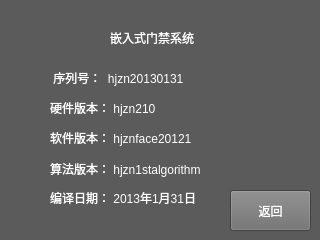
<?xml version="1.0" encoding="UTF-8"?>
<ui version="4.0">
 <class>Version</class>
 <widget class="QWidget" name="Version">
  <property name="geometry">
   <rect>
    <x>0</x>
    <y>0</y>
    <width>320</width>
    <height>240</height>
   </rect>
  </property>
  <property name="palette">
   <palette>
    <active>
     <colorrole role="WindowText">
      <brush brushstyle="SolidPattern">
       <color alpha="255">
        <red>255</red>
        <green>255</green>
        <blue>255</blue>
       </color>
      </brush>
     </colorrole>
     <colorrole role="ButtonText">
      <brush brushstyle="SolidPattern">
       <color alpha="255">
        <red>255</red>
        <green>255</green>
        <blue>255</blue>
       </color>
      </brush>
     </colorrole>
     <colorrole role="Base">
      <brush brushstyle="SolidPattern">
       <color alpha="255">
        <red>255</red>
        <green>255</green>
        <blue>255</blue>
       </color>
      </brush>
     </colorrole>
     <colorrole role="Window">
      <brush brushstyle="SolidPattern">
       <color alpha="255">
        <red>91</red>
        <green>91</green>
        <blue>91</blue>
       </color>
      </brush>
     </colorrole>
    </active>
    <inactive>
     <colorrole role="WindowText">
      <brush brushstyle="SolidPattern">
       <color alpha="255">
        <red>255</red>
        <green>255</green>
        <blue>255</blue>
       </color>
      </brush>
     </colorrole>
     <colorrole role="ButtonText">
      <brush brushstyle="SolidPattern">
       <color alpha="255">
        <red>255</red>
        <green>255</green>
        <blue>255</blue>
       </color>
      </brush>
     </colorrole>
     <colorrole role="Base">
      <brush brushstyle="SolidPattern">
       <color alpha="255">
        <red>255</red>
        <green>255</green>
        <blue>255</blue>
       </color>
      </brush>
     </colorrole>
     <colorrole role="Window">
      <brush brushstyle="SolidPattern">
       <color alpha="255">
        <red>91</red>
        <green>91</green>
        <blue>91</blue>
       </color>
      </brush>
     </colorrole>
    </inactive>
    <disabled>
     <colorrole role="WindowText">
      <brush brushstyle="SolidPattern">
       <color alpha="255">
        <red>120</red>
        <green>120</green>
        <blue>120</blue>
       </color>
      </brush>
     </colorrole>
     <colorrole role="ButtonText">
      <brush brushstyle="SolidPattern">
       <color alpha="255">
        <red>120</red>
        <green>120</green>
        <blue>120</blue>
       </color>
      </brush>
     </colorrole>
     <colorrole role="Base">
      <brush brushstyle="SolidPattern">
       <color alpha="255">
        <red>91</red>
        <green>91</green>
        <blue>91</blue>
       </color>
      </brush>
     </colorrole>
     <colorrole role="Window">
      <brush brushstyle="SolidPattern">
       <color alpha="255">
        <red>91</red>
        <green>91</green>
        <blue>91</blue>
       </color>
      </brush>
     </colorrole>
    </disabled>
   </palette>
  </property>
  <property name="windowTitle">
   <string>Form</string>
  </property>
  <widget class="QLabel" name="label">
   <property name="geometry">
    <rect>
     <x>110</x>
     <y>30</y>
     <width>91</width>
     <height>16</height>
    </rect>
   </property>
   <property name="text">
    <string>嵌入式门禁系统</string>
   </property>
  </widget>
  <widget class="QLabel" name="label_2">
   <property name="geometry">
    <rect>
     <x>50</x>
     <y>70</y>
     <width>231</width>
     <height>16</height>
    </rect>
   </property>
   <property name="text">
    <string> 序列号：  hjzn20130131</string>
   </property>
  </widget>
  <widget class="QLabel" name="label_3">
   <property name="geometry">
    <rect>
     <x>50</x>
     <y>100</y>
     <width>141</width>
     <height>16</height>
    </rect>
   </property>
   <property name="text">
    <string>硬件版本： hjzn210</string>
   </property>
  </widget>
  <widget class="QLabel" name="label_4">
   <property name="geometry">
    <rect>
     <x>50</x>
     <y>130</y>
     <width>141</width>
     <height>16</height>
    </rect>
   </property>
   <property name="text">
    <string>软件版本： hjznface201212</string>
   </property>
  </widget>
  <widget class="QLabel" name="label_5">
   <property name="geometry">
    <rect>
     <x>50</x>
     <y>155</y>
     <width>161</width>
     <height>41</height>
    </rect>
   </property>
   <property name="text">
    <string>算法版本： hjzn1stalgorithm
</string>
   </property>
  </widget>
  <widget class="QLabel" name="label_6">
   <property name="geometry">
    <rect>
     <x>50</x>
     <y>190</y>
     <width>171</width>
     <height>16</height>
    </rect>
   </property>
   <property name="text">
    <string>编译日期： 2013年1月31日</string>
   </property>
  </widget>
  <widget class="QPushButton" name="versionreturnbnz">
   <property name="geometry">
    <rect>
     <x>230</x>
     <y>190</y>
     <width>81</width>
     <height>41</height>
    </rect>
   </property>
   <property name="palette">
    <palette>
     <active>
      <colorrole role="Button">
       <brush brushstyle="SolidPattern">
        <color alpha="255">
         <red>111</red>
         <green>111</green>
         <blue>111</blue>
        </color>
       </brush>
      </colorrole>
      <colorrole role="ButtonText">
       <brush brushstyle="SolidPattern">
        <color alpha="255">
         <red>255</red>
         <green>255</green>
         <blue>255</blue>
        </color>
       </brush>
      </colorrole>
     </active>
     <inactive>
      <colorrole role="Button">
       <brush brushstyle="SolidPattern">
        <color alpha="255">
         <red>111</red>
         <green>111</green>
         <blue>111</blue>
        </color>
       </brush>
      </colorrole>
      <colorrole role="ButtonText">
       <brush brushstyle="SolidPattern">
        <color alpha="255">
         <red>255</red>
         <green>255</green>
         <blue>255</blue>
        </color>
       </brush>
      </colorrole>
     </inactive>
     <disabled>
      <colorrole role="Button">
       <brush brushstyle="SolidPattern">
        <color alpha="255">
         <red>111</red>
         <green>111</green>
         <blue>111</blue>
        </color>
       </brush>
      </colorrole>
      <colorrole role="ButtonText">
       <brush brushstyle="SolidPattern">
        <color alpha="255">
         <red>120</red>
         <green>120</green>
         <blue>120</blue>
        </color>
       </brush>
      </colorrole>
     </disabled>
    </palette>
   </property>
   <property name="text">
    <string>返回</string>
   </property>
  </widget>
 </widget>
 <resources/>
 <connections/>
</ui>
